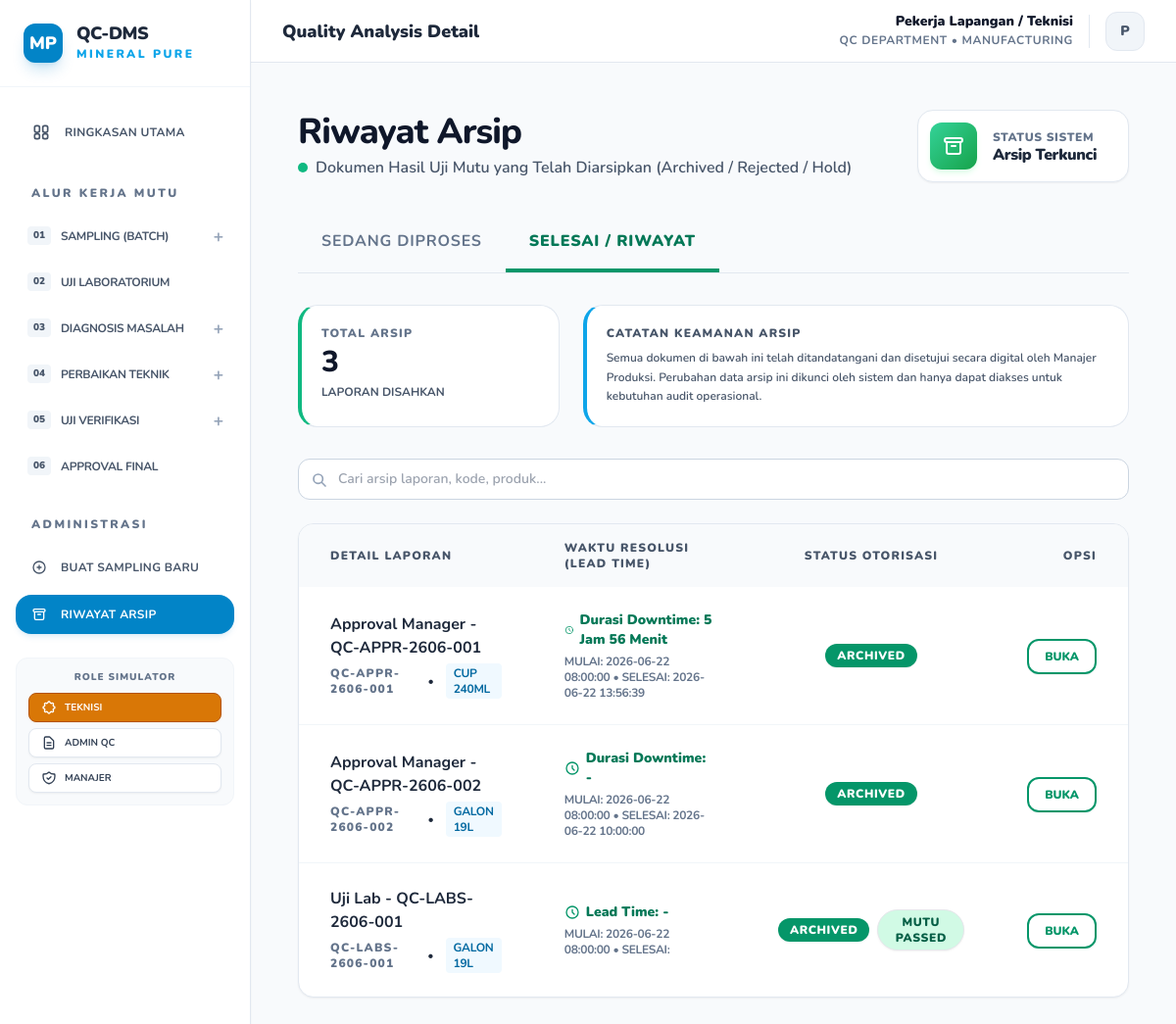
The app's page /archive.php, older data.
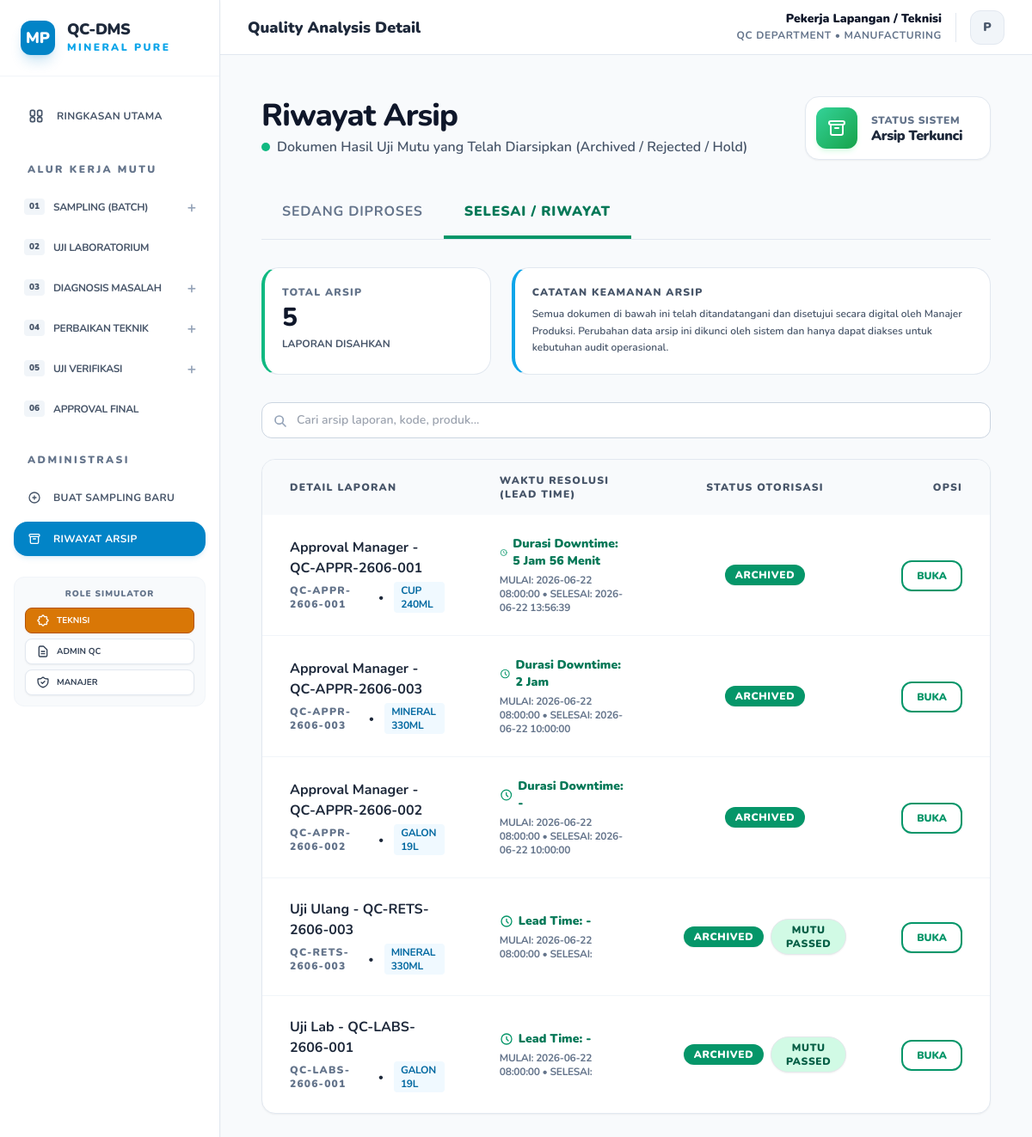
The same page, newer data.
### tables this page shows
CREATE TABLE documents (
        id INTEGER PRIMARY KEY AUTOINCREMENT,
        no_dokumen TEXT UNIQUE,
        nama_dokumen TEXT,
        produk TEXT,
        jenis TEXT,
        tanggal TEXT,
        inspector TEXT,
        machine_id TEXT,
        admin_entry_name TEXT,
        status TEXT,
        status_mutu TEXT DEFAULT 'Passed',
        approval_status TEXT DEFAULT 'Waiting Approval',
        approved_by TEXT,
        link TEXT,
        deskripsi TEXT,
        folder_path TEXT,
        parent_doc_id INTEGER,
        ph TEXT,
        tds TEXT,
        kekeruhan TEXT,
        created_at DATETIME,
        approved_at DATETIME,
        archived_at DATETIME
    , file_path TEXT, external_link TEXT);

### db.php (called while the page is built, shortened)
<?php
function formatLeadTime($created, $approved) {
    if (empty($created) || empty($approved)) {
        return '-';
    }
    $t1 = strtotime($created);
    $t2 = strtotime($approved);
    $diff = $t2 - $t1;
    $days = floor($diff / 86400);
    $hours = floor(($diff % 86400) / 3600);
    $minutes = floor(($diff % 3600) / 60);
    $result = [];
    if ($hours > 0) {
        $result[] = $hours . " Jam";
    }
    if ($minutes > 0 || empty($result)) {
        $result[] = $minutes . " Menit";
    }
    return implode(" ", $result);
}
function getRepairDowntime($doc, $pdo) {
    $current = $doc;
    $approved_time = $doc['approved_at'] ?? null;
    for ($i = 0; $i < 10; $i++) {
        if (empty($current['parent_doc_id'])) {
            break;
        }
        $stmt = $pdo->prepare("SELECT * FROM documents WHERE id = ?");
        $stmt->execute([$current['parent_doc_id']]);
        $parent = $stmt->fetch(PDO::FETCH_ASSOC);
        if ($parent['jenis'] == 'Diagnosis_Mesin') {
            $created_time = $parent['created_at'];
            if (!empty($created_time) && !empty($approved_time)) {
                return formatLeadTime($created_time, $approved_time);
            }
        }
        $current = $parent;
    }
    return '-';
}
?>

### archive.php (the view, shortened to what the rows shown need)
<?php
require 'db.php';
$query = "SELECT * FROM documents WHERE status IN ('Archived', 'Rejected', 'Hold', 'Aborted')";
$params = [];
$query .= " ORDER BY archived_at DESC, id DESC";
$stmt = $pdo->prepare($query);
$stmt->execute($params);
$files = $stmt->fetchAll(PDO::FETCH_ASSOC);
?>
<!DOCTYPE html>
<html lang="id">
<head>
    <script src="https://cdn.tailwindcss.com"></script>
</head>
<body class="antialiased">
    <?php include 'sidebar.php'; ?>
    <div class="p-4 max-w-7xl mx-auto">
        <div class="mb-8 flex flex-col md:flex-row justify-between items-start md:items-center gap-6">
            <div>
                <h1 class="text-3xl md:text-4xl font-extrabold tracking-tight text-slate-900">Riwayat Arsip</h1>
            </div>
        </div>
        <div class="bg-white rounded-2xl border border-slate-200 shadow-sm overflow-hidden desktop-table-area mb-20">
            <div class="overflow-x-auto">
                <table class="w-full min-w-[800px]">
                    <thead>
                        <tr class="bg-slate-50">
                            <th class="px-8 py-4 text-left text-xs font-black text-slate-600 uppercase tracking-widest">Detail Laporan</th>
                            <th class="px-8 py-4 text-left text-xs font-black text-slate-600 uppercase tracking-widest">Waktu Resolusi (Lead Time)</th>
                            <th class="px-8 py-4 text-center text-xs font-black text-slate-600 uppercase tracking-widest">Status Otorisasi</th>
                            <th class="px-8 py-4 text-right text-xs font-black text-slate-600 uppercase tracking-widest">Opsi</th>
                        </tr>
                    </thead>
                    <tbody class="divide-y divide-slate-100">
                        <?php foreach ($files as $file): ?>
                            <tr class="hover:bg-emerald-50/10 transition-colors">
                                <td class="px-8 py-6">
                                    <a href="view.php?id=<?= $file['id'] ?>" class="block group">
                                        <p class="font-bold text-slate-800 text-base group-hover:text-emerald-600 transition-colors"><?= htmlspecialchars($file['nama_dokumen']) ?></p>
                                        <div class="flex items-center gap-3 mt-1">
                                            <p class="text-xs font-black text-slate-500 tracking-widest uppercase"><?= htmlspecialchars($file['no_dokumen']) ?></p>
                                            <span class="text-xs text-slate-350">•</span>
                                            <p class="text-xs font-bold text-sky-700 bg-sky-50 px-2 py-0.5 rounded uppercase tracking-tight"><?= str_replace('_', ' ', $file['produk']) ?></p>
                                        </div>
                                    </a>
                                </td>
                                <td class="px-8 py-6">
                                     <div class="flex flex-col gap-1">
                                         <span class="text-sm font-black text-emerald-700 flex items-center gap-1.5">
                                             <svg class="w-4 h-4 text-emerald-600" fill="none" stroke="currentColor" viewBox="0 0 24 24" xmlns="http://www.w3.org/2000/svg"><path stroke-linecap="round" stroke-linejoin="round" stroke-width="2" d="M12 8v4l3 3m6-3a9 9 0 11-18 0 9 9 0 0118 0z"></path></svg>
                                             <?php if ($file['jenis'] == 'Approval_Manager'): ?>
                                                 Durasi Downtime: <?= getRepairDowntime($file, $pdo) ?>
                                             <?php else: ?>
                                                 Lead Time: <?= formatLeadTime($file['created_at'], $file['approved_at']) ?>
                                             <?php endif; ?>
                                         </span>
                                         <span class="text-xs font-bold text-slate-500 uppercase tracking-tight">
                                             Mulai: <?= $file['created_at'] ?> &bull; Selesai: <?= $file['approved_at'] ?>
                                         </span>
                                     </div>
                                 </td>
                                 <td class="px-8 py-6 text-center">
                                     <div class="flex items-center justify-center gap-2">
                                         <?php if ($file['status'] == 'Archived'): ?>
                                             <span class="px-3 py-1 bg-emerald-600 text-white rounded-full text-xs font-black uppercase tracking-wider shadow-sm">
                                                 ARCHIVED
                                             </span>
                                         <?php elseif ($file['status'] == 'Rejected'): ?>
                                             <span class="px-3 py-1 bg-rose-600 text-white rounded-full text-xs font-black uppercase tracking-wider shadow-sm">
                                                 REJECTED
                                             </span>
                                         <?php elseif ($file['status'] == 'Hold'): ?>
                                             <span class="px-3 py-1 bg-amber-500 text-white rounded-full text-xs font-black uppercase tracking-wider shadow-sm">
                                                 HOLD
                                             </span>
                                         <?php else: ?>
                                             <span class="px-3 py-1 bg-slate-650 text-white rounded-full text-xs font-black uppercase tracking-wider shadow-sm">
                                                 <?= htmlspecialchars(strtoupper($file['status'])) ?>
                                             </span>
                                         <?php endif; ?>
                                         <?php if ($file['jenis'] == 'Uji_Lab' || $file['jenis'] == 'Uji_Ulang'): ?>
                                             <?php
                                             $is_passed = ($file['status_mutu'] == 'Passed' || $file['status_mutu'] == 'Lolos');
                                             $bg_class = $is_passed ? 'bg-emerald-100 text-emerald-800 border-emerald-250' : 'bg-rose-100 text-rose-800 border-rose-250';
                                             $label = $is_passed ? 'Mutu PASSED' : 'Mutu REJECT';
                                             ?>
                                             <span class="px-3 py-1 border rounded-full text-xs font-black uppercase tracking-wider shadow-sm <?= $bg_class ?>">
                                                 <?= $label ?>
                                             </span>
                                         <?php endif; ?>
                                     </div>
                                 </td>
                                <td class="px-8 py-6 text-right">
                                    <a href="view.php?id=<?= $file['id'] ?>" class="text-xs font-black text-emerald-600 hover:bg-emerald-600 hover:text-white px-4 py-2 border-2 border-emerald-600 rounded-xl transition-all shadow-sm">BUKA</a>
                                </td>
                             </tr>
                        <?php endforeach; ?>
                    </tbody>
                </table>
            </div>
        </div>
    </div>
</body>
</html>

Row changes from the older to the newer data that the page shows:
added documents: nama_dokumen "Approval Manager - QC-APPR-2606-003", no_dokumen "QC-APPR-2606-003", produk "MINERAL 330ML", pdo "2 Jam", created_at "2026-06-22 08:00:00", approved_at "2026-06-22 10:00:00", status "ARCHIVED"
now on this page (row edited): documents: nama_dokumen "Uji Ulang - QC-RETS-2606-003", no_dokumen "QC-RETS-2606-003", produk "MINERAL 330ML", created_at+approved_at "-", created_at "2026-06-22 08:00:00", status "ARCHIVED", status_mutu "MUTU PASSED"
Text that changed along with them:
$total_archived: "3" → "5"
